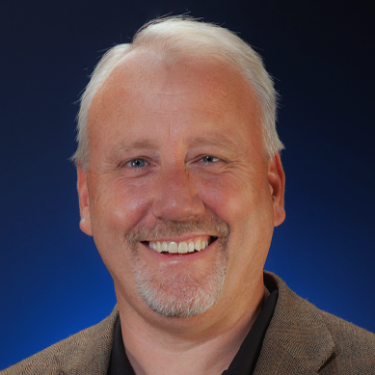
#> input picture FaceDetectionHaarClassifier/sam_siewert.jpeg, 375 x 375 px, given in place of the camera
$ python faceDetection.py
#> lines starting #> are read from the running program, lines starting #| are printed output that depends on the picture; after the words box and inside, x2 and y2 are one past the last pixel; in counts of white or black regions, pixels touching at a corner belong together
#> further down, frame is the input picture: shape (375, 375, 3); mean B, G, R 78, 69.5, 83.7
from __future__ import print_function
import cv2 as cv
import argparse
def detectAndDisplay(frame):
    frame_gray = cv.cvtColor(frame, cv.COLOR_BGR2GRAY)
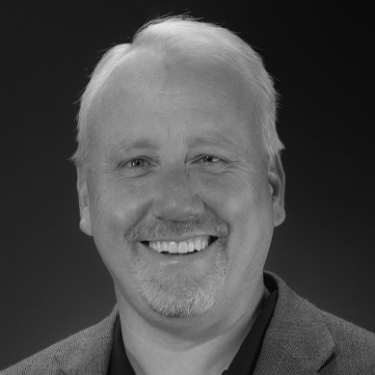
#> frame_gray: shape (375, 375); min 9, max 231, mean 74.7
    frame_gray = cv.equalizeHist(frame_gray)
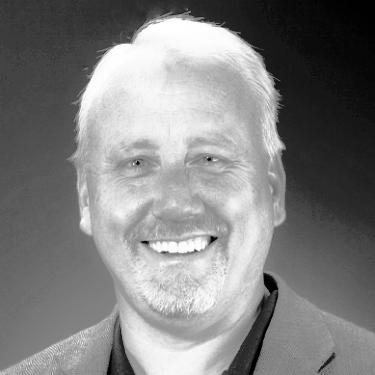
#> frame_gray: shape (375, 375); min 0, max 255, mean 128.6
    #-- Detect faces
    faces = face_cascade.detectMultiScale(frame_gray)
#> faces = [[53, 69, 243, 243]]
    count1 = 0
    count2 = 0
    for (x,y,w,h) in faces:
        count1 += 1
        #print('Face Rectangle {} {} {} {}'.format(x,y,w,h))
        center = (x + w//2, y + h//2)
        #print('Face Center {}'.format(center))
        frame = cv.ellipse(frame, center, (w//2, h//2), 0, 0, 360, (255, 0, 255), 4)
        faceROI = frame_gray[y:y+h,x:x+w]
        #-- In each face, detect eyes
        eyes = eyes_cascade.detectMultiScale(faceROI)
        print('Eyes Count = {}'.format(len(eyes)))
        print('Eyes Values = {}'.format(eyes))
        for (x2,y2,w2,h2) in eyes:
            count2 += 1
            #print('Eye Rectangle {} {} {} {}'.format(x2,y2,w2,h2))
            eye_center = (x + x2 + w2//2, y + y2 + h2//2)
            radius = int(round((w2 + h2)*0.25))
            frame = cv.circle(frame, eye_center, radius, (255, 0, 0 ), 4)
#> this loop made 1 pass
#> (x, y, w, h, count1, center, eyes) on pass 1: (53, 69, 243, 243, 1, (174, 190), [[142, 77, 26, 26], [70, 82, 24, 24], [60, 73, 43, 43]])
#| Eyes Count = 3
#| Eyes Values = [[142  77  26  26]
#|  [ 70  82  24  24]
#|  [ 60  73  43  43]]
#> pass 1, in detectAndDisplay, `frame = cv.ellipse(frame, center, (w//2, h//2), 0, 0, 360, (255, 0, 25..`:
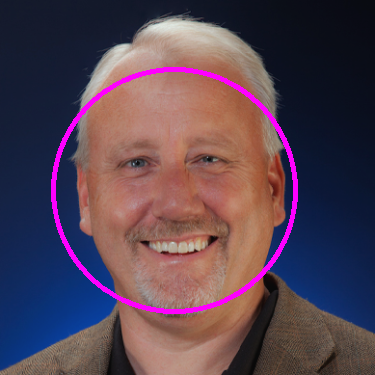
#> frame: shape (375, 375, 3); 2.7% of pixels changed, all inside (x1, y1, x2, y2) = (51, 67, 298, 314)
#> pass 1, in detectAndDisplay, `faceROI = frame_gray[y:y+h,x:x+w]`:
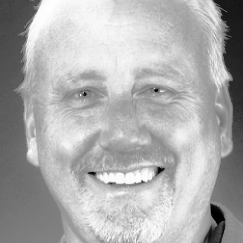
#> faceROI: shape (243, 243); min 0, max 254, mean 172.9
#> after the loop:
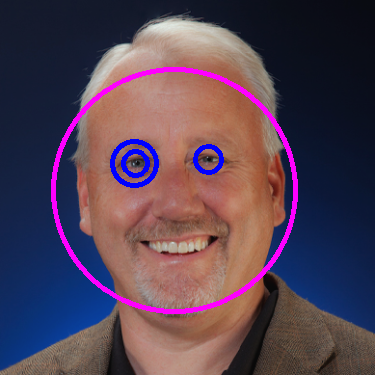
#> frame: shape (375, 375, 3); 1.04% of pixels changed, all inside (x1, y1, x2, y2) = (110, 139, 224, 188)
#> after the loop, count1 = 1; count2 = 3
        #print('Face Count {} , Eye Count =  {}'.format(count1,count2))

    cv.imshow('Capture - Face detection', frame)


'''
How to pass input values
py .\faceDetection.py --face_cascade haarcascade_frontalface_alt.xml --eyes_cascade haarcascade_eye_tree_eyeglasses.xml --camera 0
'''

parser = argparse.ArgumentParser(description='Code for Cascade Classifier tutorial.')


parser.add_argument('--face_cascade', help='Path to face cascade.', default='haarcascade_frontalface_alt.xml')
parser.add_argument('--eyes_cascade', help='Path to eyes cascade.', default='haarcascade_eye_tree_eyeglasses.xml')
parser.add_argument('--camera', help='Camera Device number.', type=int, default=0)
#parser.add_argument('--dummy', help='Dummy Number.', type=int, default=0)
args = parser.parse_args()

face_cascade_name = args.face_cascade
eyes_cascade_name = args.eyes_cascade
face_cascade = cv.CascadeClassifier()
eyes_cascade = cv.CascadeClassifier()

#print('Dummy Number {} '.format(args.dummy))

#-- 1. Load the cascades
if not face_cascade.load(cv.samples.findFile(face_cascade_name)):
    print('--(!)Error loading face cascade')
    exit(0)
if not eyes_cascade.load(cv.samples.findFile(eyes_cascade_name)):
    print('--(!)Error loading eyes cascade')
    exit(0)
camera_device = args.camera
#-- 2. Read the video stream
cap = cv.VideoCapture(camera_device)
if not cap.isOpened:
    print('--(!)Error opening video capture')
    exit(0)


while True:
    ret, frame = cap.read()
    if frame is None:
        print('--(!) No captured frame -- Break!')
        break
    detectAndDisplay(frame)
    #cv.imshow(frame)
    if cv.waitKey(10) == ord('q'):
#> (key q is pressed here)
        break
